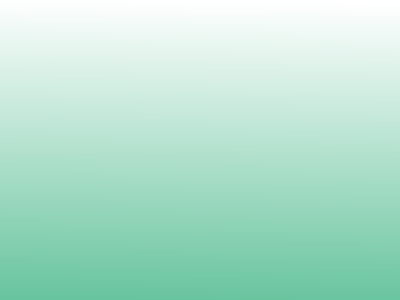
<?xml version="1.0" encoding="UTF-8"?>
<ui version="4.0">
 <class>Form</class>
 <widget class="QWidget" name="Form">
  <property name="geometry">
   <rect>
    <x>0</x>
    <y>0</y>
    <width>400</width>
    <height>300</height>
   </rect>
  </property>
  <property name="windowTitle">
   <string>Form</string>
  </property>
  <property name="styleSheet">
   <string notr="true">background-color: qlineargradient(spread:pad, x1:0.5, y1:1, x2:0.517, y2:0, stop:0 rgba(104, 196, 158, 255), stop:1 rgba(255, 255, 255, 255));</string>
  </property>
 </widget>
 <resources/>
 <connections/>
</ui>
